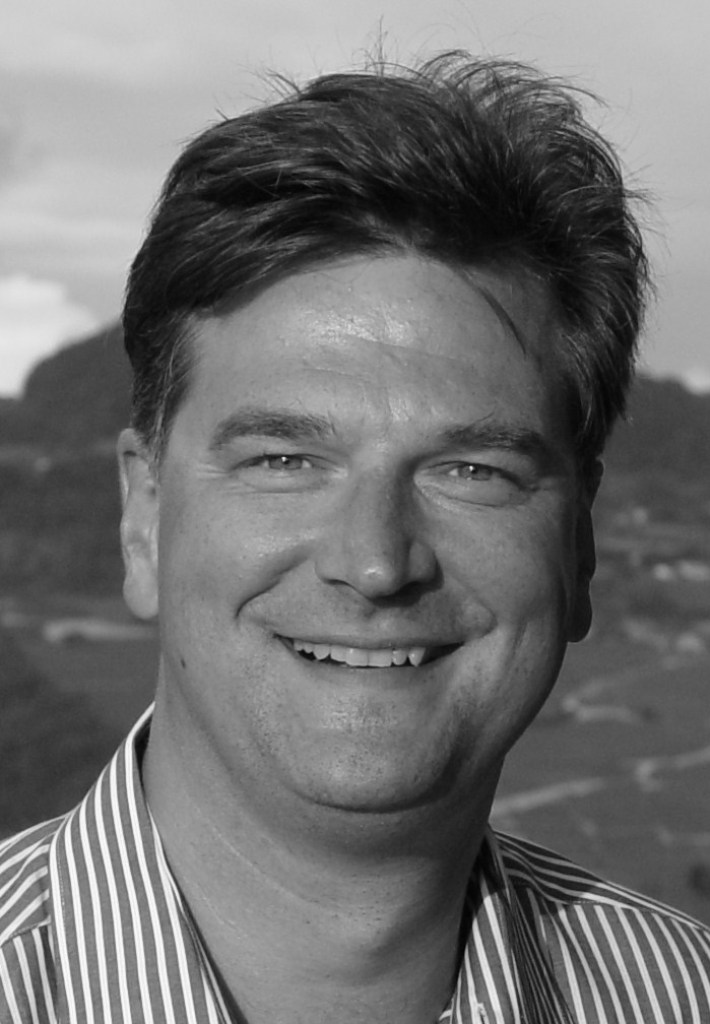
%> input picture Dữ liệu bài tập/Buổi 08 (15-12-S)/man_face.png, 710 x 1024 px
$ octave Ex8_6.m   (GNU Octave 9; MATLAB toolbox functions it lacks are replaced by stand-ins)
%> lines starting %> are read from the running program, lines starting %| are printed output that depends on the picture; in (x1, y1, x2, y2) boxes, pixels count from 0 and x2, y2 are one past the last pixel; in counts of white or black regions, pixels touching at a corner belong together; the program's own positions count from 1
%Ex8_5 Edge detection: Sobel operator

clear, clc, close all;

%%%%%%%%%%%%%%%%%%%%%%%%%%%%%%%%%%%%%%%%%%%%%%%%%%%%
pkg load image;
FS = 15;

%Load image test
O_I = imread('man_face.png');
%> O_I is the input picture: size 1024x710 uint8; min 2, max 254, mean 112.6
I = double(O_I);

h = fspecial('sobel');
%Apply Sobel filter in horizontal direction
filtered_I1 = imfilter(I, h, 'symmetric');
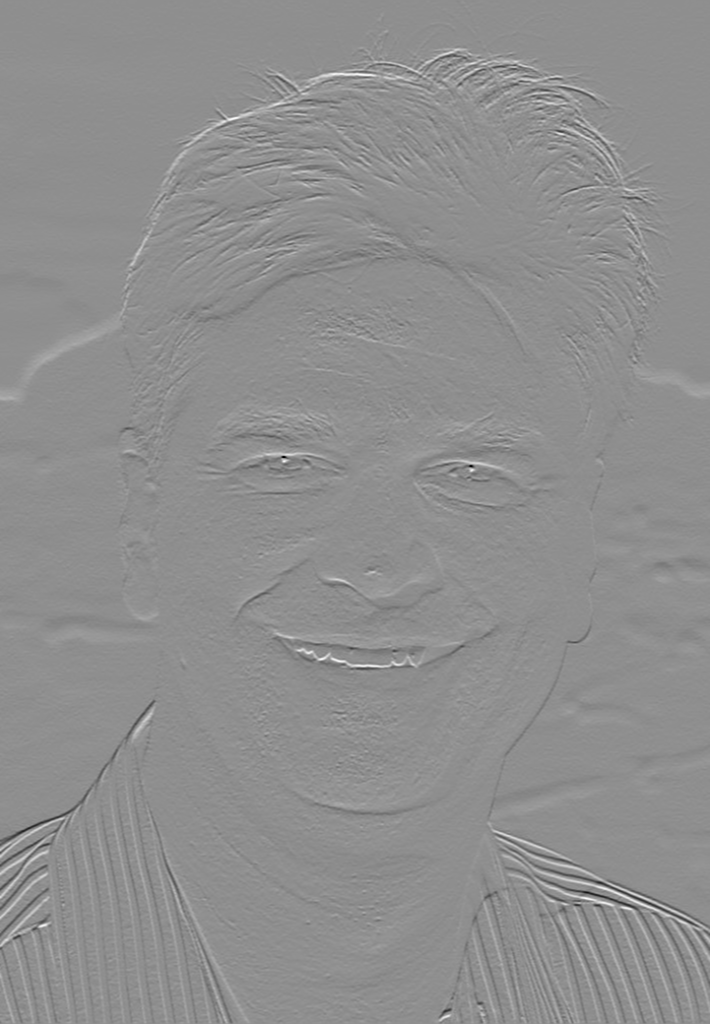
%> filtered_I1: size 1024x710 double; min -623, max 488, mean 0.5; drawn with min black and max white
filtered_I1 = abs(filtered_I1); %get its magnitude
filtered_I1 = filtered_I1 / max(filtered_I1(:));

%Apply Sobel filter in vertical direction
filtered_I2 = imfilter(I, h', 'symmetric');
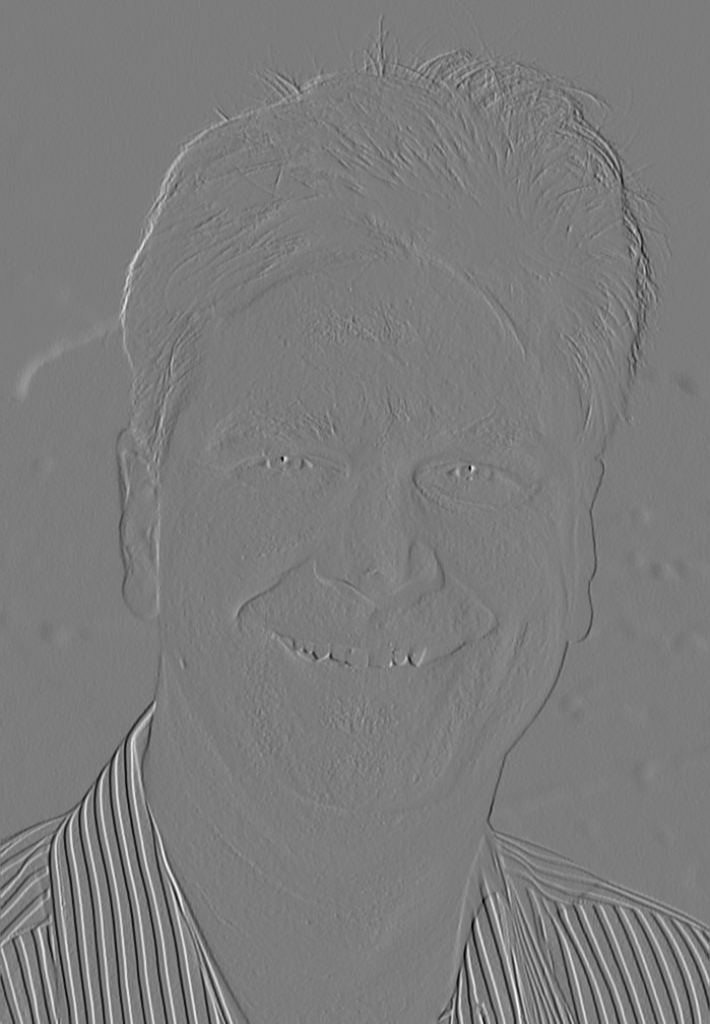
%> filtered_I2: size 1024x710 double; min -564, max 592, mean 0.1; drawn with min black and max white
filtered_I2 = abs(filtered_I2); %get its magnitude
filtered_I2 = filtered_I2 / max(filtered_I2(:));

%Apply Sobel filter in both direction
edge_sum = filtered_I1 .^ 2 + filtered_I2 .^ 2;
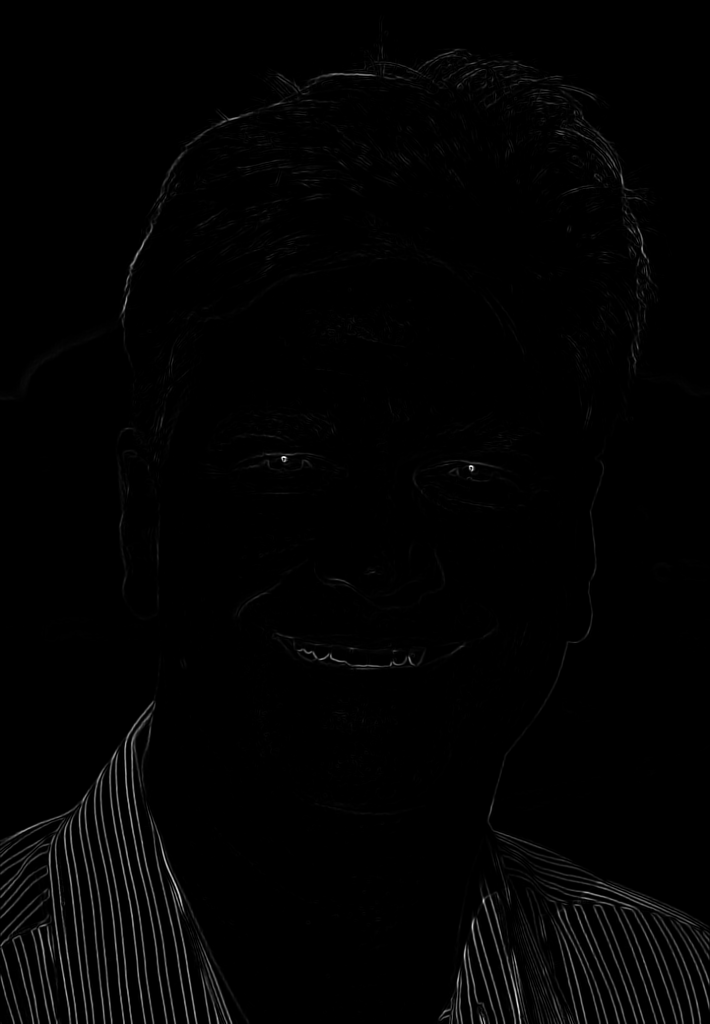
%> edge_sum: size 1024x710 double; min 0, max 1.16, mean 0.014; drawn with min black and max white
edge_sum = log(edge_sum + 1); %gets it magnitude in log
log_edge_sum = edge_sum / max(edge_sum(:)); %nomalize it

bw_edge1 = log_edge_sum > 0.01; %threshold = 1%
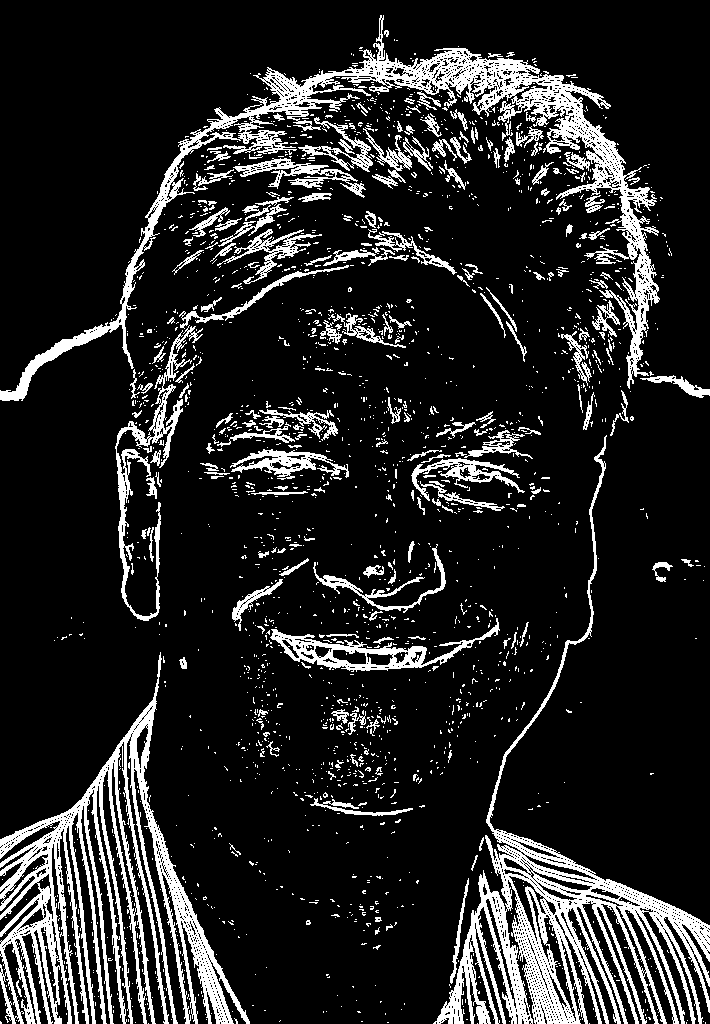
%> bw_edge1: size 1024x710 logical; 14.5% white; 2048 white regions (1829 under 20 px), largest, box (x1, y1, x2, y2) and area: (0, 652, 250, 1024) 22658, (433, 435, 710, 1024) 22172, (0, 15, 660, 401) 20765
bw_edge2 = log_edge_sum > 0.05; %threshold = 5%
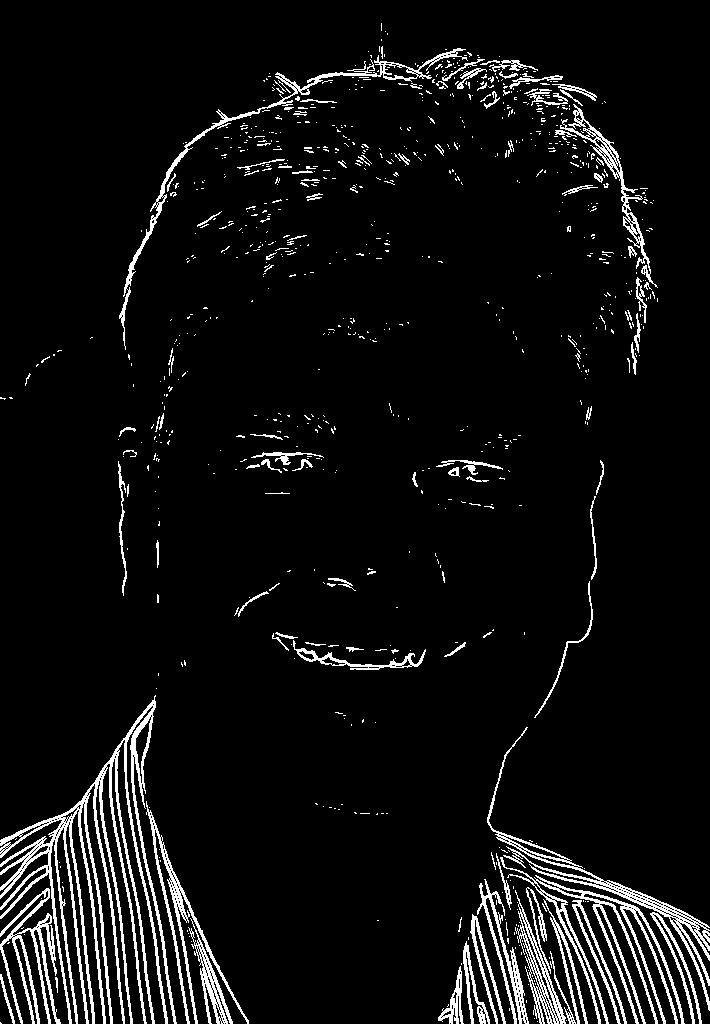
%> bw_edge2: size 1024x710 logical; 6.1% white in thin lines or dots
bw_edge3 = log_edge_sum > 0.1; %threshold = 10%
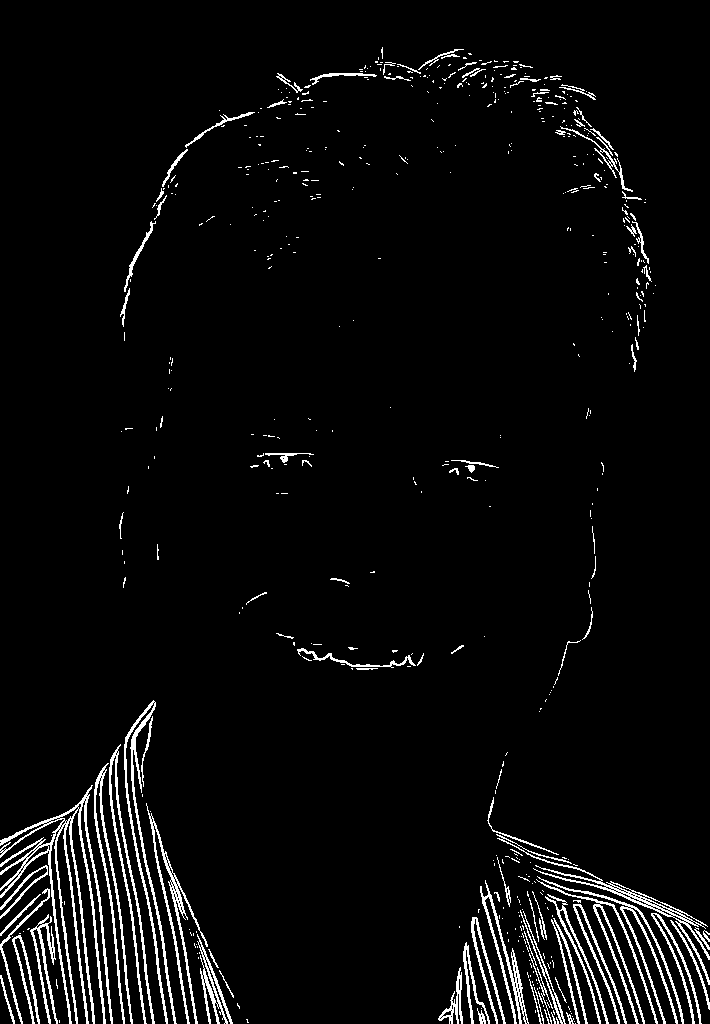
%> bw_edge3: size 1024x710 logical; 4.1% white in thin lines or dots

%Show image
figure(1), clf;
subplot(2, 3, 1), imshow(O_I), title('Original image', "fontsize", FS);
subplot(2, 3, 2), imshow(filtered_I1), title('Sobel horizontal image', "fontsize", FS);
subplot(2, 3, 3), imshow(filtered_I2), title('Sobel vertical image', "fontsize", FS);
subplot(2, 3, 4), imshow(bw_edge1), title('Mag > 0.01 image', "fontsize", FS);
subplot(2, 3, 5), imshow(bw_edge2), title('Mag > 0.05 image', "fontsize", FS);
subplot(2, 3, 6), imshow(bw_edge3), title('Mag > 0.1 image', "fontsize", FS);

$ run again, with Dữ liệu bài tập/Buổi 08 (15-12-S)/bike.png copied over Dữ liệu bài tập/Buổi 08 (15-12-S)/man_face.png
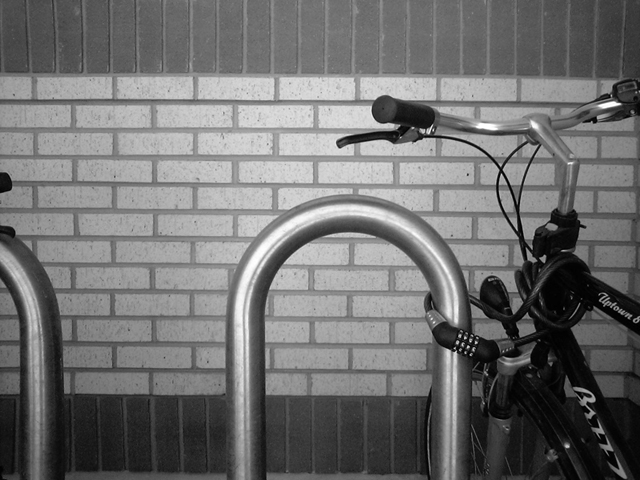
%> input picture Dữ liệu bài tập/Buổi 08 (15-12-S)/bike.png, 640 x 480 px
%> O_I is the input picture: size 480x640 uint8; min 0, max 255, mean 112.2
%> `bw_edge1 = log_edge_sum > 0.01;`:
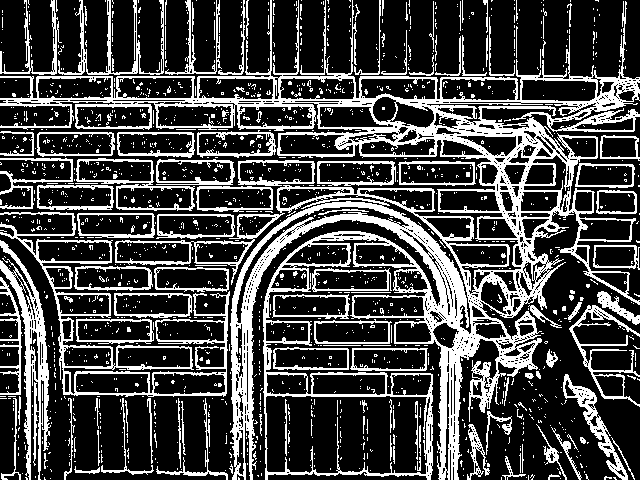
%> bw_edge1: size 480x640 logical; 27% white; 1627 white regions (1501 under 20 px), largest, box (x1, y1, x2, y2) and area: (0, 0, 640, 480) 44782, (0, 212, 230, 397) 4591, (0, 240, 51, 480) 3282
%> bw_edge2: size 480x640 logical; 10.4% white in thin lines or dots
%> `bw_edge3 = log_edge_sum > 0.1;`:
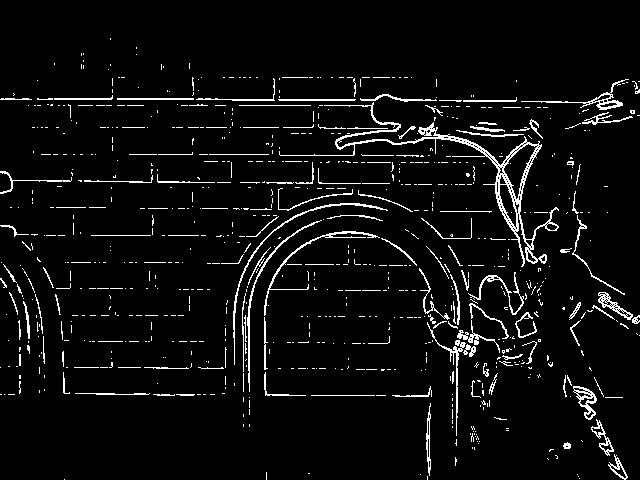
%> bw_edge3: size 480x640 logical; 5.2% white in thin lines or dots

$ run again, with Dữ liệu bài tập/Buổi 08 (15-12-S)/butterfly.png copied over Dữ liệu bài tập/Buổi 08 (15-12-S)/man_face.png
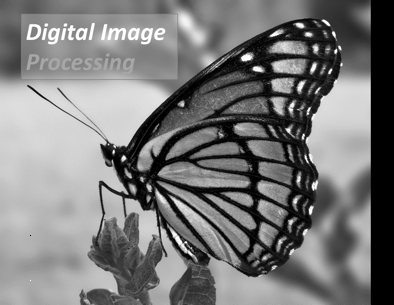
%> input picture Dữ liệu bài tập/Buổi 08 (15-12-S)/butterfly.png, 394 x 305 px
%> O_I is the input picture: size 305x394x3 uint8; min 0, max 255, mean 121.3
%> `bw_edge1 = log_edge_sum > 0.01;`:
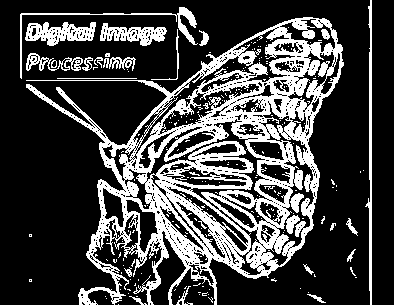
%> bw_edge1: size 305x394x3 logical; 26.3% white; 208 white regions (185 under 20 px), largest, box (x1, y1, x2, y2) and area: (26, 17, 344, 305) 26068, (25, 22, 96, 46) 969, (365, 0, 372, 305) 871
%> bw_edge2: size 305x394x3 logical; 15% white in thin lines or dots, all inside (x1, y1, x2, y2) = (20, 0, 372, 305)
%> `bw_edge3 = log_edge_sum > 0.1;`:
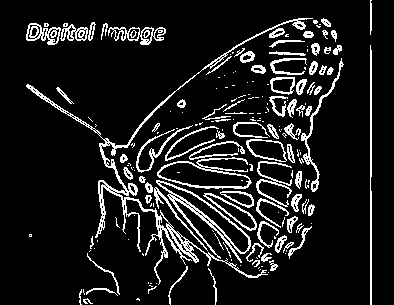
%> bw_edge3: size 305x394x3 logical; 11% white in thin lines or dots, all inside (x1, y1, x2, y2) = (26, 0, 372, 305)

$ run again, with Dữ liệu bài tập/Buổi 08 (15-12-S)/coins.png copied over Dữ liệu bài tập/Buổi 08 (15-12-S)/man_face.png
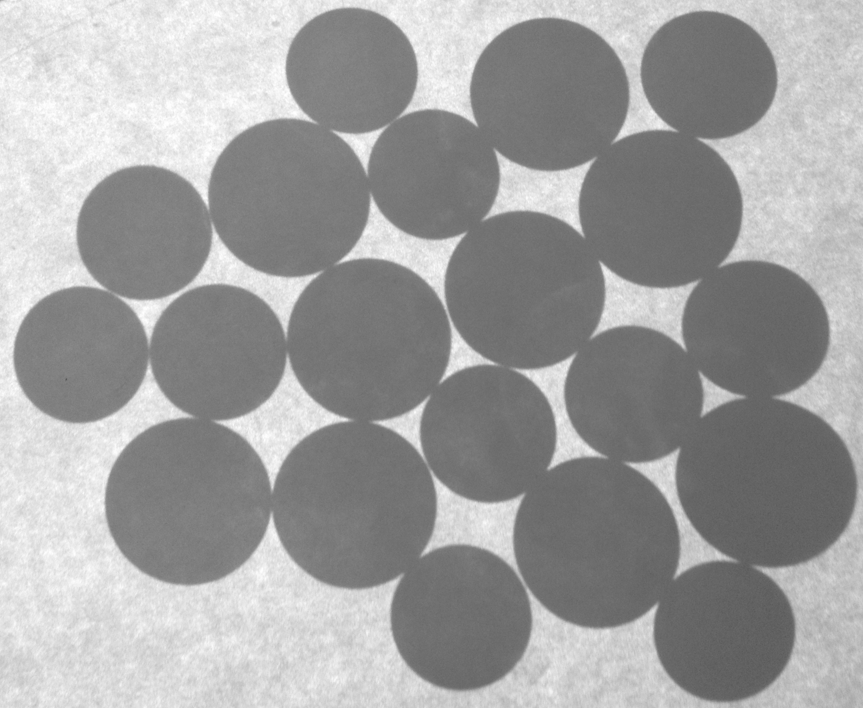
%> input picture Dữ liệu bài tập/Buổi 08 (15-12-S)/coins.png, 863 x 708 px
%> O_I is the input picture: size 708x863 uint8; min 87, max 255, mean 159.7
%> `bw_edge1 = log_edge_sum > 0.01;`:
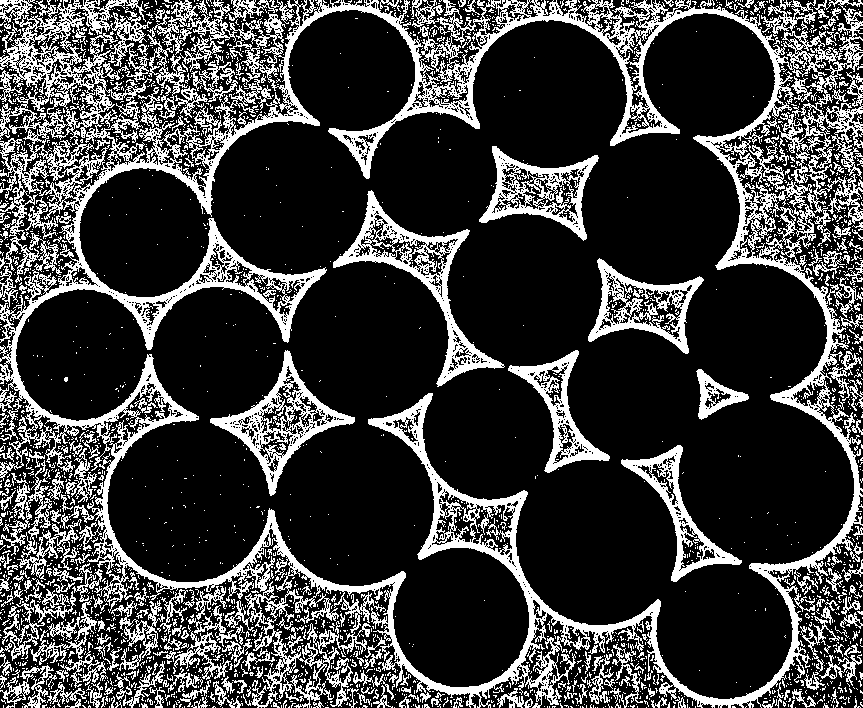
%> bw_edge1: size 708x863 logical; 24.1% white; 2505 white regions (2252 under 20 px), largest, box (x1, y1, x2, y2) and area: (0, 0, 863, 708) 89306, (333, 190, 505, 387) 5313, (210, 350, 355, 496) 4429
%> bw_edge2: size 708x863 logical; 6.5% white; 1825 white regions (1810 under 20 px), largest, box (x1, y1, x2, y2) and area: (10, 2, 860, 705) 20663, (334, 192, 500, 385) 2698, (111, 221, 324, 349) 2648
%> `bw_edge3 = log_edge_sum > 0.1;`:
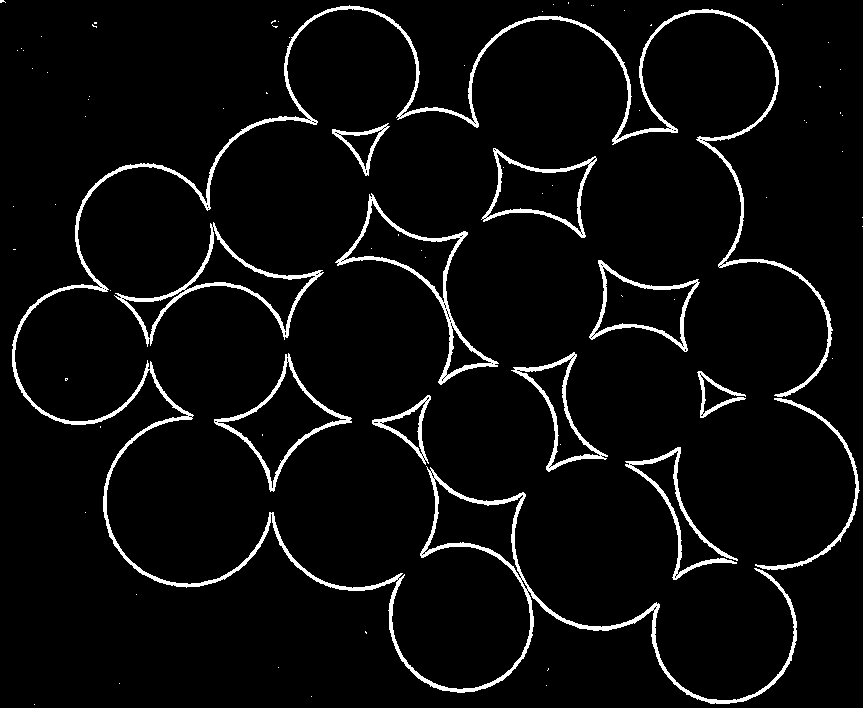
%> bw_edge3: size 708x863 logical; 4.8% white; 78 white regions (66 under 20 px), largest, box (x1, y1, x2, y2) and area: (12, 5, 833, 704) 14998, (335, 193, 499, 385) 2235, (114, 222, 324, 347) 2162
